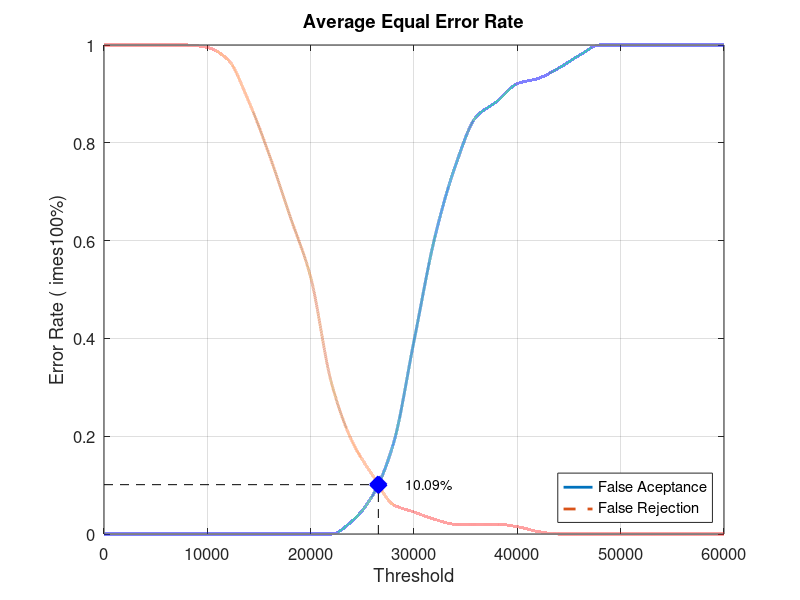
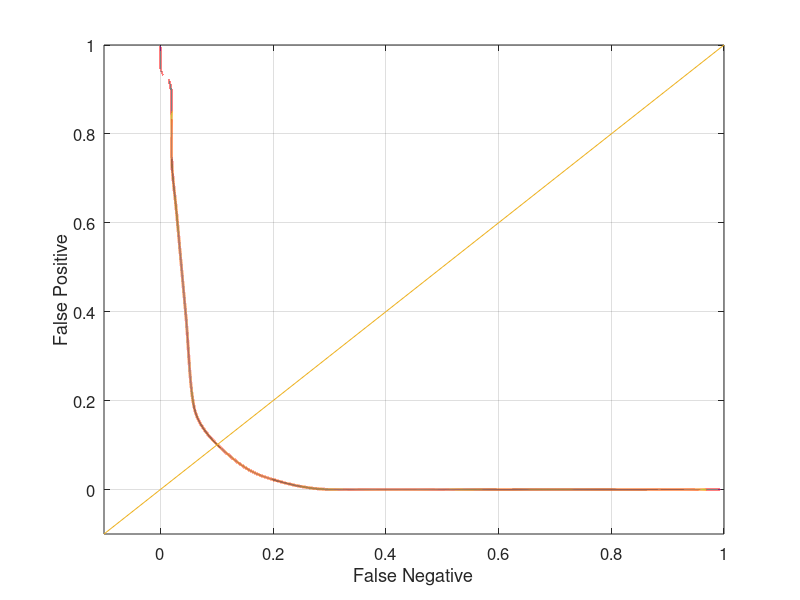

Recreate these plots in MATLAB, in order.
close all;
clear;
clc;
x = 0:2000:60000;
xq = 0:0.5:60000;

y0 = [0 0 0 0 0 0 0 0 0 0 0 0 0.0263158 0.0789474 0.184211 0.394737 0.605263 0.752632 0.852632 0.884211 0.921053 0.931579 0.952632 0.978947 1 1 1 1 1 1 1]
yy0 = interp1(x, y0, xq, 'pchip');
y1 = [1 1 1 1 1 0.995 0.97 0.885 0.775 0.65 0.525 0.31 0.19 0.12 0.06 0.045 0.03 0.02 0.02 0.02 0.015 0.005 0 0 0 0 0 0 0 0 0]
yy1 = interp1(x, y1, xq, 'pchip');

% Calculating EER: 
y2 = abs(y0 - y1);
find(y2 == min(y2))
yy2 = abs(yy0 - yy1);
xEER = find(yy2 == min(yy2));
xEERIndex = xq(xEER) % X-axis EER
yEER = yy0(xEER) % Y-axis EER

main = figure
plot(xq, yy0,'-','LineWidth', 2);	hold on
plot(xq, yy1,'--','LineWidth', 2);	hold on
plot([xEERIndex xEERIndex], [0 yEER], 'k--');	hold on
plot([0 xEERIndex], [yEER yEER], 'k--');	hold on
plot(xEERIndex, yEER, 'bx', 'LineWidth', 10);	hold on
text(xEERIndex + 10 * xEERIndex / 100, yEER, [num2str(round((10000 * yEER)) / 100) '%'])
legend('False Aceptance', 'False Rejection', 'Location', 'SouthEast')
xlabel('Threshold')
ylabel('Error Rate (	imes100%)')
title('Average Equal Error Rate')
set(gca, 'FontSize', 12)
axis([0 60000 0 1])
grid on

print(main, 'Database2_3Main', '-dpng');
FNRxFPR = figure('Color', [1 1 1]);
plot(yy1, yy0, '-', yy1, yy0, 'LineWidth', 2);
hold on
y = -0.1:0.1:1
plot(y, y); 
set(gca, 'FontSize', 12)
xlabel('False Negative')
ylabel('False Positive')
axis([-0.1 1 -0.1 1])
set(gca, 'FontSize', 12)
grid on

print(FNRxFPR, 'Database2_3FNRxFPR','-dpng');
